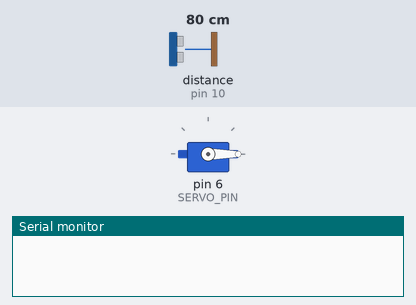
The sketch below on a simulated Arduino Uno, built with avr-gcc and run on an emulated ATmega328P. Parts: servo, the last lines printed to the serial monitor. Wiring (inferred from the names in the program): ultrasonic range finder: trigger pin 9; echo pin 10. The inputs (shaded band) are chosen by the test bench; at power-on: distance to the obstacle (sensor on pin 10) 80 cm. The echo pulse lasts 58.3 µs per cm.

Above: at 0.12 s.
At 1.2 s:
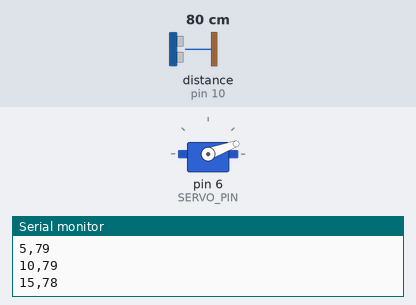
1.3 s: distance to the obstacle (sensor on pin 10) set to 2 cm
At 9.4 s:
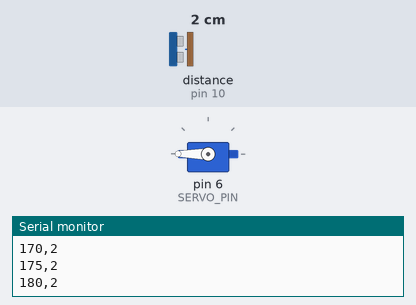
Timing chart, 0 to 16.3 s (numbered marks = the images above; inputs shaded):
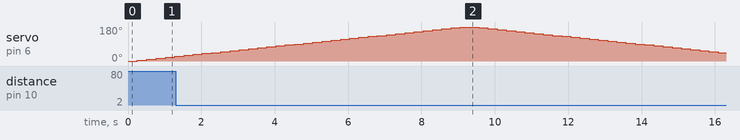

Measured:
- by itself, servo on pin 6 (SERVO_PIN): rises from 25° to 180° in 7.5 s, then falls to 45° in 7.0 s

The sketch:

radar_detection.ino
```cpp
#include <Servo.h>
#define TRIG_PIN 9
#define ECHO_PIN 10
#define SERVO_PIN 6
Servo myServo;
void setup() {
  // put your setup code here, to run once:
Serial.begin(115200);
myServo.attach(SERVO_PIN);
pinMode(TRIG_PIN, OUTPUT);
pinMode(ECHO_PIN, INPUT);
}

long getDistance() {
  digitalWrite(TRIG_PIN, LOW);
  delayMicroseconds(2);
  digitalWrite(TRIG_PIN, HIGH);
  delayMicroseconds(10);
  digitalWrite(TRIG_PIN, LOW);

  long duration = pulseIn(ECHO_PIN, HIGH);
  long distance = duration * 0.034/2;
  return distance;
}

void loop() {
  // put your main code here, to run repeatedly:
 for (int angle = 0; angle <= 180; angle += 5) {
        myServo.write(angle);
        delay(200);

        long distance = getDistance();
        Serial.print(angle);
        Serial.print(",");
        Serial.println(distance);

        delay(50);
    }

    for (int angle = 180; angle >= 0; angle -= 5) {
        myServo.write(angle);
        delay(200);

        long distance = getDistance();
        Serial.print(angle);
        Serial.print(",");
        Serial.println(distance);

        delay(50);
    }
}
```
